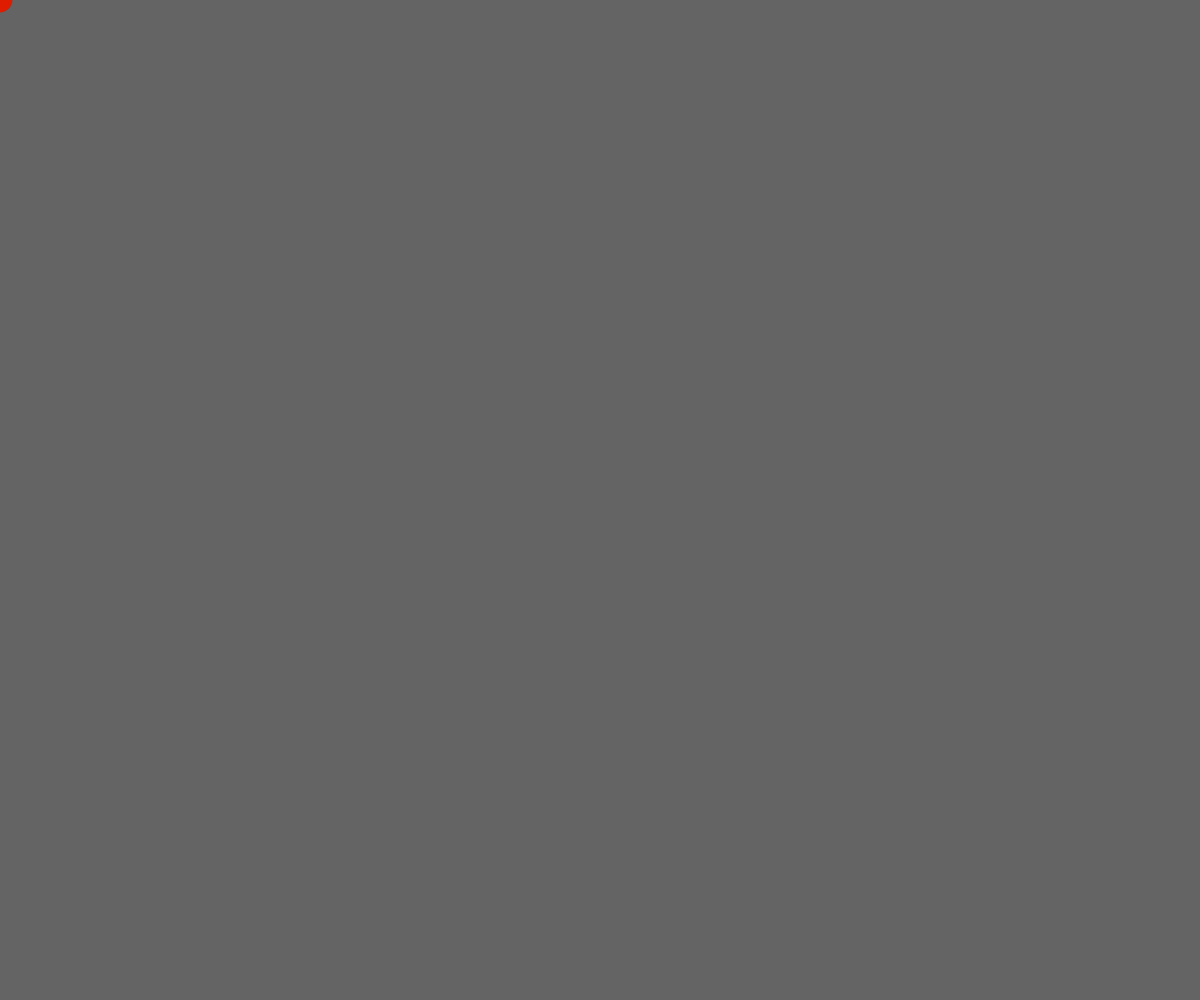
Frame 1 (no input)
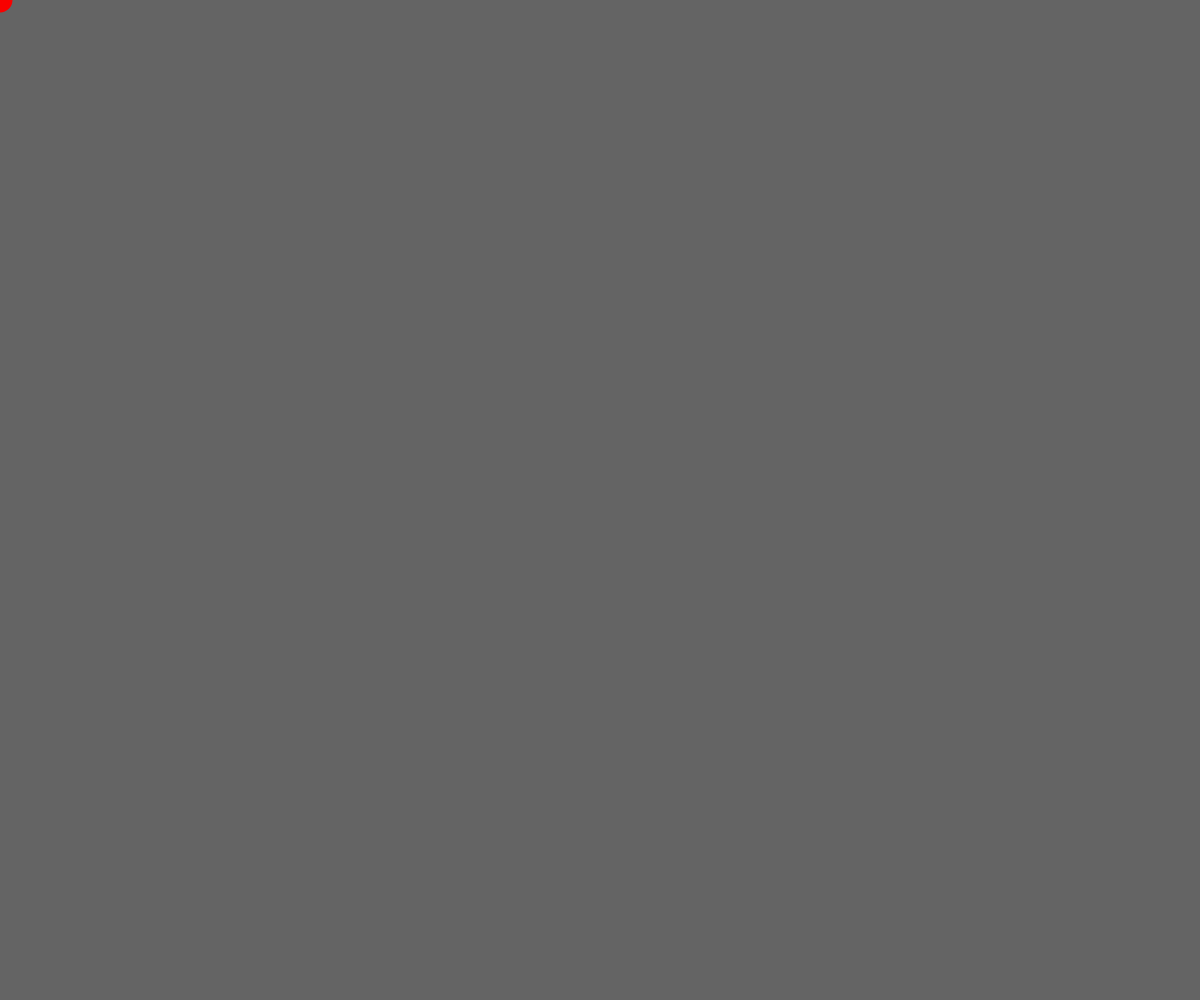
Frame 60 (no input)
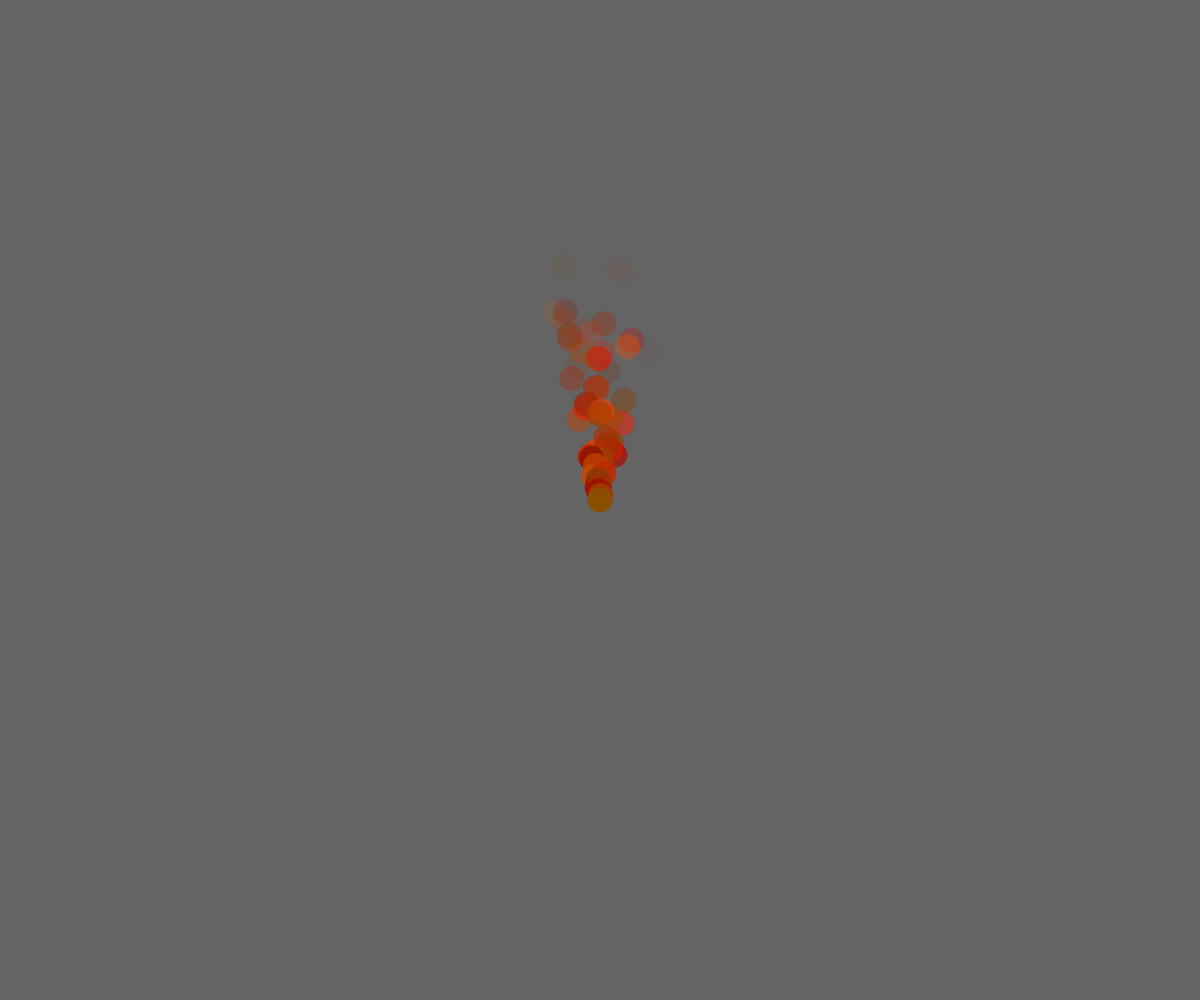
Frame 120 (the mouse pressed at the canvas centre since frame 60)

The p5.js sketch that drew these frames (run headless with seeded random() and noise() and a simulated clock; from frame 60 on, the mouse is pressed at the canvas centre):

// p5.js sketch
// ── sketch.js
let myCar;
let cars = [];
let emitters = [];

function setup() {
  createCanvas(windowWidth, windowHeight);
}

function draw() {
  background(100);
  cars.push(new Car(mouseX,mouseY));
  for (let i = 0; i < cars.length; i++) {
    cars[i].display();
    cars[i].move();
    if(cars[i].a<1){
      cars.splice(i,1);
    }
  }
  for (let i = 0; i < emitters.length;i++){
    emitters[i].emit();
  }
}
function mouseReleased(){
    emitters.push(new CarEmitter(mouseX,mouseY));
}


class CarEmitter{
  constructor(x,y){
    this.emitterCars = [];
    this.emitterLocation = createVector(x,y);
  }
  emit(){
    this.emitterCars.push(new Car(this.emitterLocation.x,this.emitterLocation.y));
    for (let i = 0; i < this.emitterCars.length; i++) {
      this.emitterCars[i].display();
      this.emitterCars[i].move();
      if(this.emitterCars[i].a<1){
        this.emitterCars.splice(i,1);
      }
    }
  }
}
class Car {

  // constructor
  constructor(x,y) {
    this.pos = createVector(x, y);
    this.vel = createVector(random(-1, 1), random(-5,-3));
    this.r = random(127,255);
    this.g = random(0,80);
    this.b = 0;
    this.a = 255;
  }

  // methods

  display() {
    noStroke();
    fill(this.r, this.g, this.b, this.a);
    circle(this.pos.x, this.pos.y, 25);

  }

  move() {
    this.pos.add(this.vel);
    this.a-=5;

  }

}
